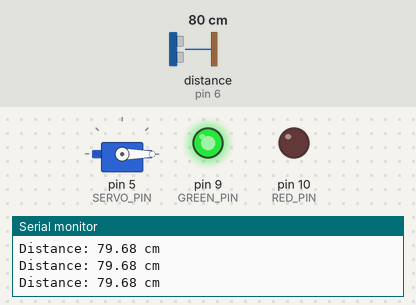
This sketch was run on a simulated Arduino Uno, built with avr-gcc and run on an emulated ATmega328P. Parts: servo, output pins drawn as LEDs (lit = HIGH), the last lines printed to the serial monitor. Wiring (inferred from the names in the program): ultrasonic range finder: trigger pin 7; echo pin 6. The test bench sets the inputs (shaded band); at power-on: distance to the obstacle (sensor on pin 6) 80 cm. The echo pulse lasts 58.3 µs per cm; pins used as bus, display or sensor lines are not drawn.

Above: at 1.2 s.
1.3 s: distance to the obstacle (sensor on pin 6) set to 17 cm
2.8 s: distance to the obstacle (sensor on pin 6) set to 14 cm
At 4.5 s:
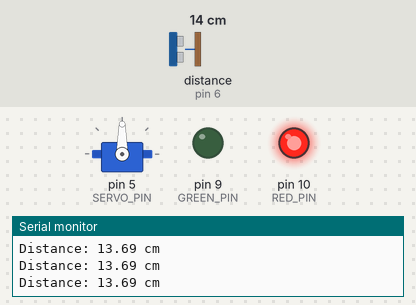
5.4 s: distance to the obstacle (sensor on pin 6) set to 18 cm
At 5.64 s:
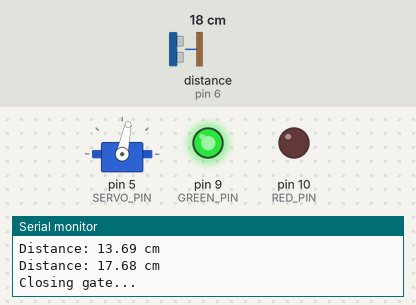
7.8 s: distance to the obstacle (sensor on pin 6) set to 2 cm
At 8.04 s:
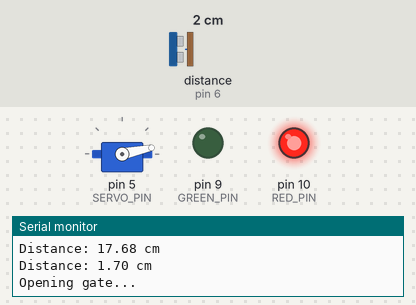
10.4 s: distance to the obstacle (sensor on pin 6) set to 35 cm
At 10.85 s:
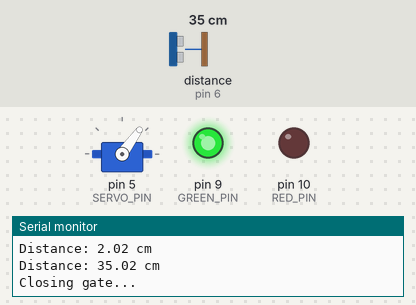
Timing chart, 0 to 13.4 s (numbered marks = the images above; inputs shaded):
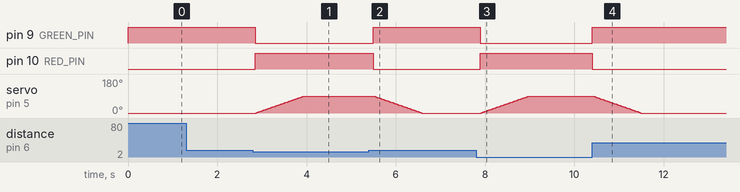

Measured:
- the behaviour switches between 16 and 15 cm on distance to the obstacle (sensor on pin 6) (found by bisection; images 0 and 1)
- after the input at 2.8 s, pin 9 (GREEN_PIN): HIGH → LOW after 0.05 s; pin 10 (RED_PIN): LOW → HIGH after 0.05 s; servo on pin 5 (SERVO_PIN): moves from 0° to 90° over 1.1 s, starting after 0.07 s
- after the input at 5.4 s, pin 9 (GREEN_PIN): LOW → HIGH after 0.09 s; pin 10 (RED_PIN): HIGH → LOW after 0.09 s; servo on pin 5 (SERVO_PIN): moves from 90° to 0° over 1.1 s, starting after 0.12 s
- after the input at 7.8 s, pin 9 (GREEN_PIN): HIGH → LOW after 0.09 s; pin 10 (RED_PIN): LOW → HIGH after 0.09 s; servo on pin 5 (SERVO_PIN): moves from 0° to 90° over 1.1 s, starting after 0.12 s
- after the input at 10.4 s, pin 9 (GREEN_PIN): LOW → HIGH at once; pin 10 (RED_PIN): HIGH → LOW at once; servo on pin 5 (SERVO_PIN): moves from 90° to 0° over 1.1 s, starting at once

The sketch:

Automated_Gate.ino.ino
```cpp
// UNO R4 - Automated Gate / Smart Dustbin

#include <Servo.h>

// Pin connections
const uint8_t TRIG_PIN  = 7;
const uint8_t ECHO_PIN  = 6;
const uint8_t GREEN_PIN = 9;
const uint8_t RED_PIN   = 10;
const uint8_t SERVO_PIN = 5;

// Servo settings
Servo gateServo;

const int CLOSED_ANGLE = 0;
const int OPEN_ANGLE = 90;

const unsigned int SERVO_STEP_DELAY = 12;

// Ultrasonic sensor settings
const unsigned long SENSOR_TIMEOUT = 30000UL;
const float CM_PER_US = 0.0343 / 2.0;
const float THRESHOLD_CM = 15.0;

// Gate status
bool gateOpen = false;

void setup() {
  pinMode(TRIG_PIN, OUTPUT);
  pinMode(ECHO_PIN, INPUT);

  pinMode(GREEN_PIN, OUTPUT);
  pinMode(RED_PIN, OUTPUT);

  digitalWrite(TRIG_PIN, LOW);
  digitalWrite(GREEN_PIN, LOW);
  digitalWrite(RED_PIN, LOW);

  Serial.begin(115200);

  gateServo.attach(SERVO_PIN);

  // Start with gate closed
  gateServo.write(CLOSED_ANGLE);
  gateOpen = false;

  showGreen();

  Serial.println("Automated Gate Starting...");
}

float readDistanceCM() {

  // Send ultrasonic trigger pulse
  digitalWrite(TRIG_PIN, LOW);
  delayMicroseconds(2);

  digitalWrite(TRIG_PIN, HIGH);
  delayMicroseconds(10);

  digitalWrite(TRIG_PIN, LOW);

  // Measure echo duration
  unsigned long duration =
    pulseIn(ECHO_PIN, HIGH, SENSOR_TIMEOUT);

  // No echo received
  if (duration == 0) {
    return -1.0;
  }

  // Convert time into distance
  float distance = duration * CM_PER_US;

  return distance;
}

void showGreen() {
  digitalWrite(GREEN_PIN, HIGH);
  digitalWrite(RED_PIN, LOW);
}

void showRed() {
  digitalWrite(GREEN_PIN, LOW);
  digitalWrite(RED_PIN, HIGH);
}

// Move servo smoothly
void setServoAngleSmooth(int targetAngle) {

  int current = gateServo.read();

  if (current == 255) {
    gateServo.write(targetAngle);
    delay(300);
    return;
  }

  if (current < targetAngle) {

    for (int angle = current;
         angle <= targetAngle; angle++) {

      gateServo.write(angle);
      delay(SERVO_STEP_DELAY);
    }

  } else if (current > targetAngle) {

    for (int angle = current;
         angle >= targetAngle; angle--) {

      gateServo.write(angle);
      delay(SERVO_STEP_DELAY);
    }
  }

  delay(80);
}

void openGate() {

  if (!gateOpen) {

    Serial.println("Opening gate...");

    setServoAngleSmooth(OPEN_ANGLE);

    gateOpen = true;
  }
}

void closeGate() {

  if (gateOpen) {

    Serial.println("Closing gate...");

    setServoAngleSmooth(CLOSED_ANGLE);

    gateOpen = false;
  }
}

void loop() {

  float distance = readDistanceCM();

  if (distance < 0) {

    Serial.println("No echo received");

    digitalWrite(GREEN_PIN, LOW);
    digitalWrite(RED_PIN, LOW);

  } else {

    Serial.print("Distance: ");
    Serial.print(distance);
    Serial.println(" cm");

    if (distance <= THRESHOLD_CM) {

      // Object detected nearby
      showRed();
      openGate();

    } else {

      // No object nearby
      showGreen();
      closeGate();
    }
  }

  delay(120);
}
```
